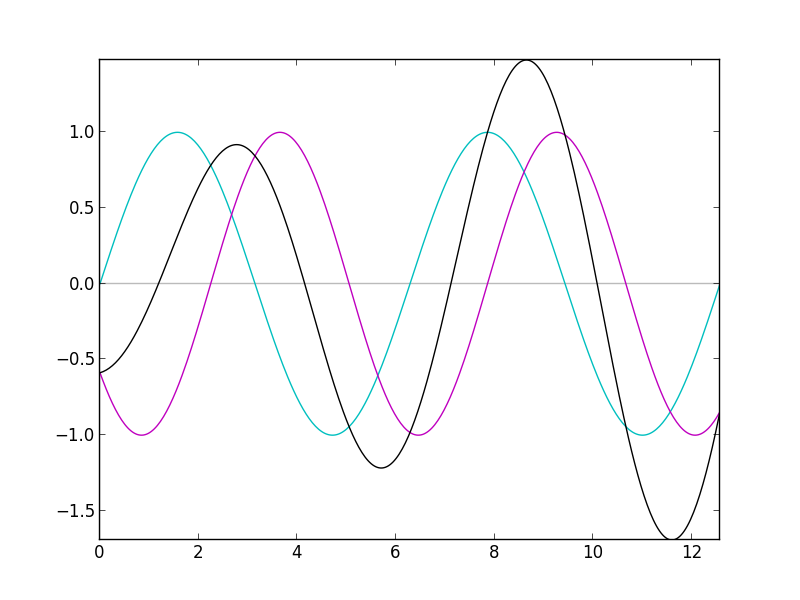

Reproduce this figure in Python.
#!/usr/bin/env python

import matplotlib.pyplot as plt
import numpy as np

x = np.linspace(0, 4 * np.pi, 400)

plt.axvline(linewidth=1, color='#bbbbbb')
plt.axhline(linewidth=1, color='#bbbbbb')

plt.plot(x, np.sin(x), color='c')
plt.plot(x, np.sin(1.12 * x - 0.8 * np.pi), color='m')

plt.plot(x, np.sin(x) + np.sin(1.12 * x - 0.8 * np.pi), color='k')

plt.axis('tight')
plt.show()
